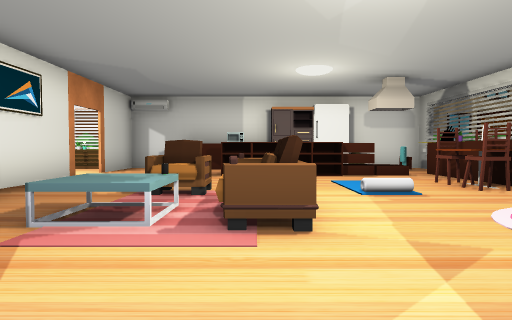
View 1 (above)

19 first-person views from a walk through a 3-D level made in the Unity game engine. The camera is 1.2 m above the floor, tilts 2° down and sees 75° across. The floor is counted in squares, 2 m on a side. Each view is taken from the middle of a square. On the plan, view 1 faces up. The plan holds only what a view shows up to about 10 squares ahead; the rest is blank. The place goes on beyond the plan. The player is left out. Door leaves are left out, so doorways stand open. Some surface patterns are stand-ins.

View 2
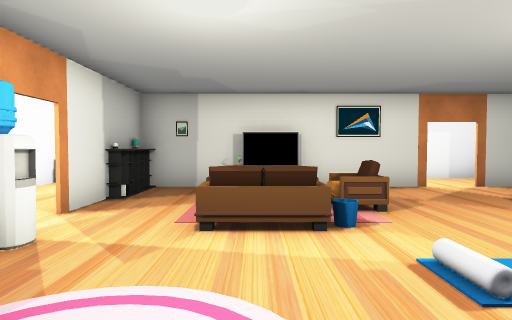

View 3
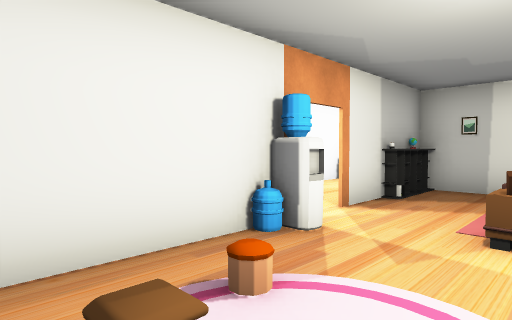

View 4
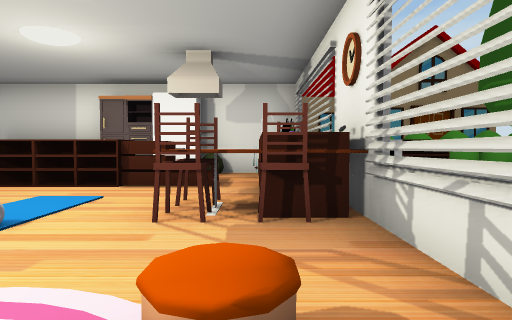

View 5
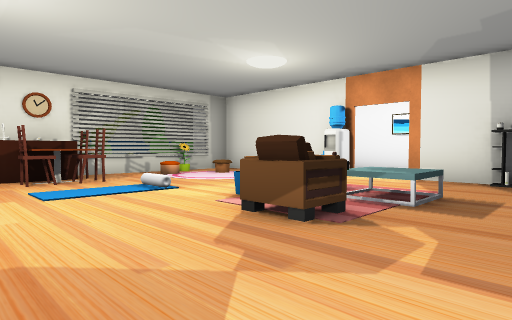

View 6
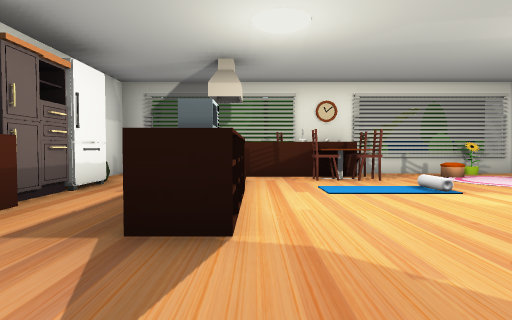

View 7
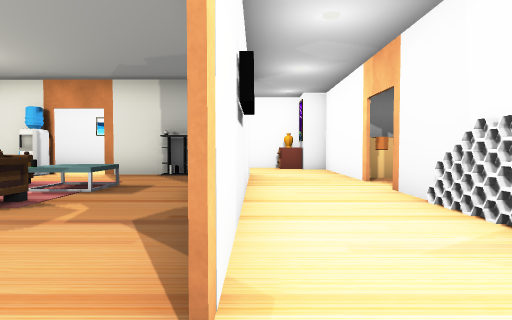

View 8
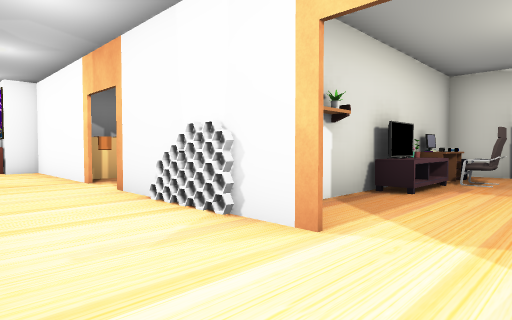

View 9
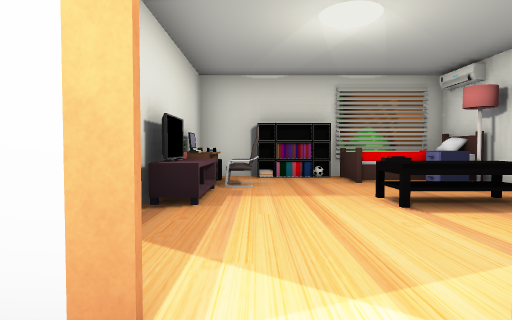

View 10
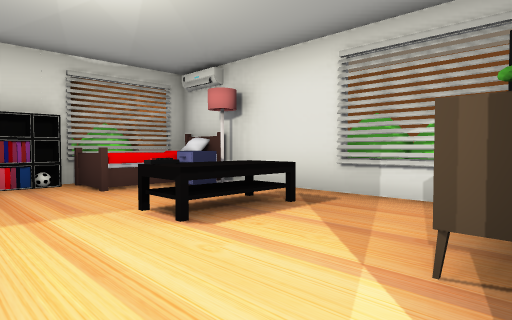

View 11
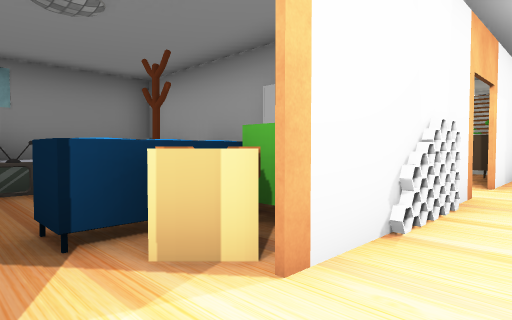

View 12
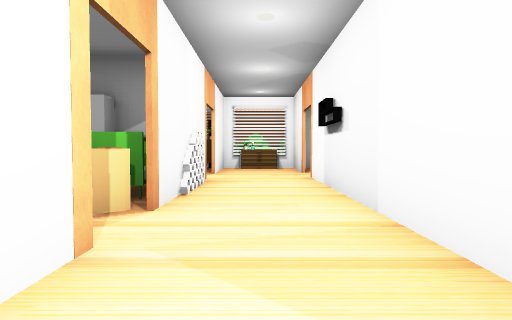

View 13
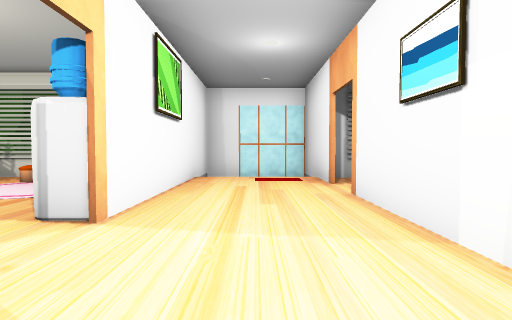

View 14
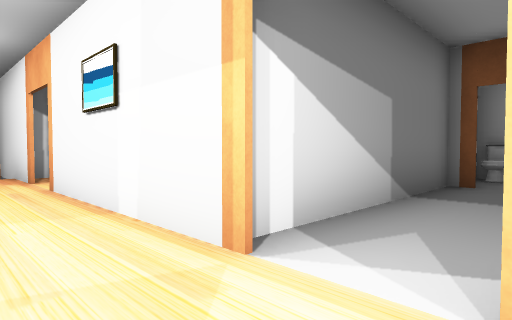

View 15
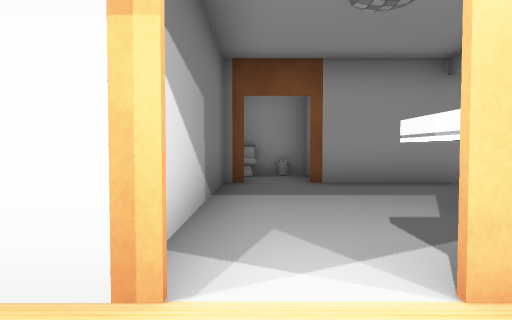

View 16
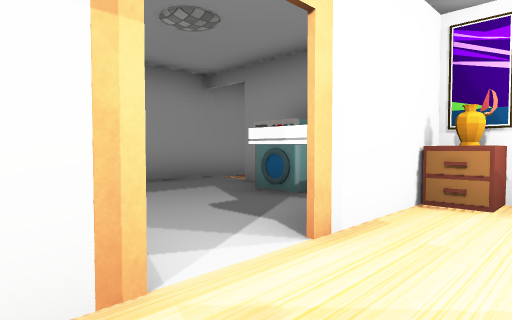

View 17
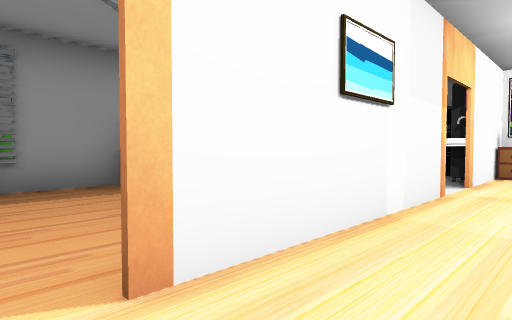

View 18
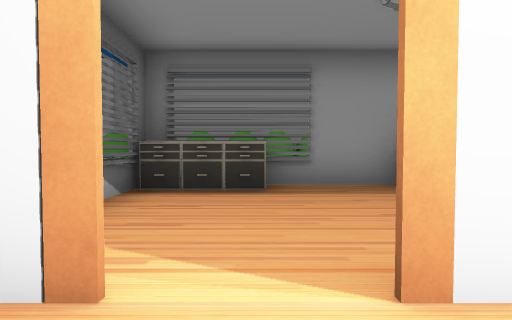

View 19
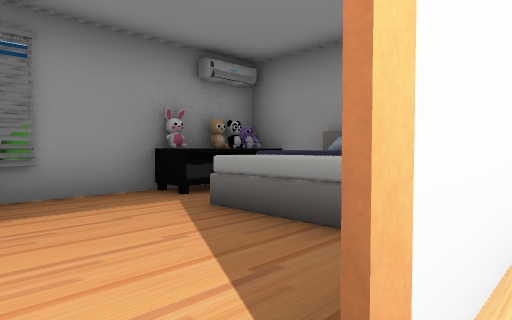

### Floor plan
Key: @ floor where view 1 was taken; # wall or solid block; . floor; / step, stairs or slope; D open door; = window, fence, low wall or low ledge; ^ raised ledge; O other object.
Columns run from 14 left of view 1 to 8 right of it. Each row starts with its distance up from view 1.
 13      OOO
 12      OO
 11  ##OO###
 10 OO#O.O..OO#. ##OOOD#
  9 OO#O.O..O.#. .....O
  8   #.....#.....^^ODD^
  7    OOO...........O^^^
  6   #OOOO#O.#......OOO
  5   #   O O.#......OOO
  4   #   OO#.#..OO....#
  3   #O  OO.O#..OO.../#
  2       ....#.....OO.O
  1        O#.#....O.O.##
  0         #.#O##@O#### #
 -1         #........../ #
 -2         #O#O..###.## #
 -3         ##.O. O....##
 -4          O...OO....#
 -5         =....OO....#
 -6         .....#O..OO#
 -7         ####.####=#
 -8            .O
 -9            ##
-10                OOOO  O
-11                   O  OO

Where each view was taken, in squares from view 1:
view 1: 0 up, 0 right, facing up
view 2: 3 up, 4 right, facing left
view 3: 3 up, 4 right, facing down-left
view 4: 2 up, 4 right, facing up
view 5: 7 up, 3 left, facing down-right
view 6: 7 up, 3 left, facing right
view 7: 8 up, 4 left, facing down
view 8: 8 up, 4 left, facing down-left
view 9: 7 up, 5 left, facing left
view 10: 7 up, 6 left, facing up-left
view 11: 2 up, 5 left, facing up-left
view 12: 0 up, 5 left, facing up
view 13: 1 down, 2 left, facing right
view 14: 1 down, 3 left, facing down-right
view 15: 1 down, 2 left, facing down
view 16: 1 down, 1 left, facing down-left
view 17: 1 down, 3 right, facing down-left
view 18: 1 down, 3 right, facing down
view 19: 2 down, 3 right, facing down-left
